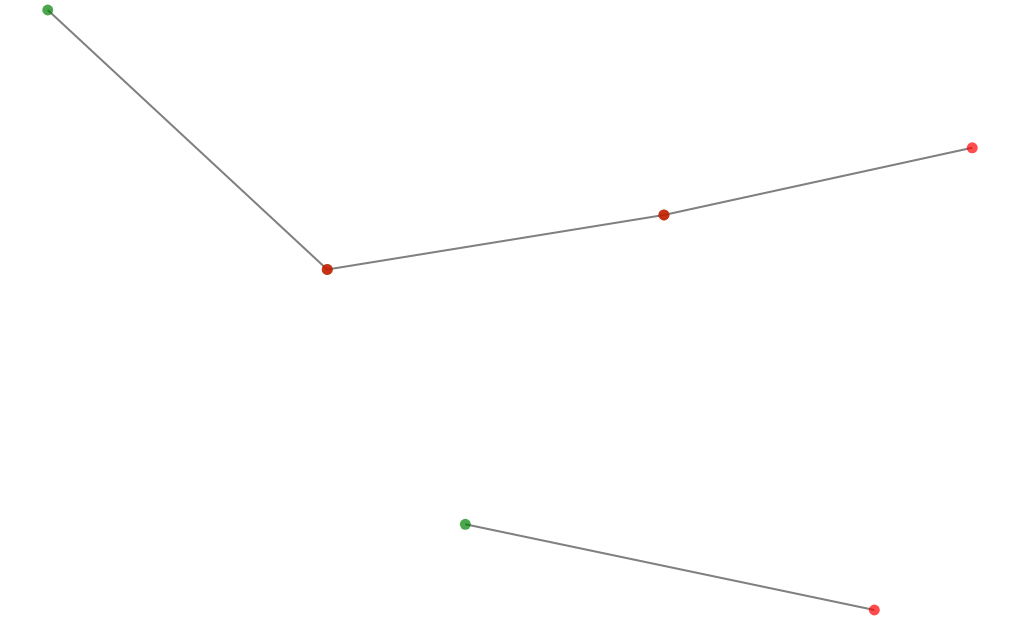

The Vega-Lite source for this figure:
### Vega-Lite specification from a JSON file in a GitHub repository (floating-point values rounded to 4 significant figures)
{"$schema": "https://vega.github.io/schema/vega-lite/v6.json", "padding": 5, "autosize": "none", "width": 500, "height": 300, "data": {"values": [{"from": "Seattle", "to": "Denver", "lon": -122.3, "lat": 47.61, "lon2": -105.0, "lat2": 39.74, "n": 3, "rank": 1}, {"from": "Denver", "to": "Chicago", "lon": -105.0, "lat": 39.74, "lon2": -87.63, "lat2": 41.88, "n": 5, "rank": 2}, {"from": "Chicago", "to": "Boston", "lon": -87.63, "lat": 41.88, "lon2": -71.06, "lat2": 42.36, "n": 2, "rank": 3}, {"from": "Austin", "to": "Miami", "lon": -97.74, "lat": 30.27, "lon2": -80.19, "lat2": 25.76, "n": 4, "rank": 4}]}, "projection": {"type": "albersUsa"}, "layer": [{"mark": {"type": "rule", "color": "gray"}, "encoding": {"longitude": {"field": "lon", "type": "quantitative"}, "latitude": {"field": "lat", "type": "quantitative"}, "longitude2": {"field": "lon2"}, "latitude2": {"field": "lat2"}}}, {"mark": {"type": "circle", "color": "green"}, "encoding": {"longitude": {"field": "lon", "type": "quantitative"}, "latitude": {"field": "lat", "type": "quantitative"}}}, {"mark": {"type": "circle", "color": "red"}, "encoding": {"longitude": {"field": "lon2", "type": "quantitative"}, "latitude": {"field": "lat2", "type": "quantitative"}}}]}
